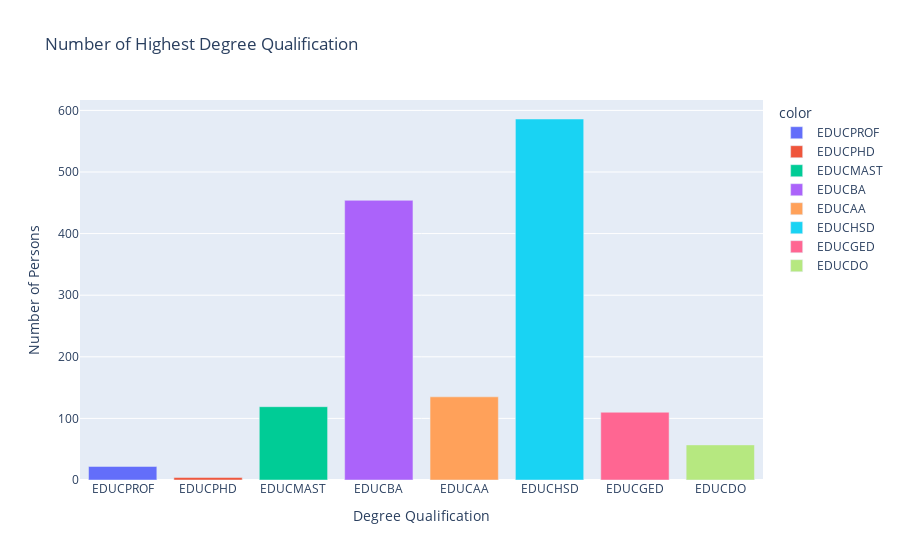

Write notebook code for a chart like this one.
### Code cell
# Bar chart of all the Degree Qualifications 
bar = px.bar(
   x = gen_degrees.index,
   y = gen_degrees.values,
   title = "Number of Highest Degree Qualification", 
   color = gen_degrees.index
)
bar.update_layout(
    xaxis_title = "Degree Qualification",
    yaxis_title = "Number of Persons"
)
bar.show()

### Figure 1 — Plotly figure (JSON) as saved in the notebook; plotly's stock layout.template omitted (floating-point values rounded to 4 significant figures)
{"data": [{"alignmentgroup": "True", "hovertemplate": "color=EDUCPROF<br>x=%{x}<br>y=%{y}<extra></extra>", "legendgroup": "EDUCPROF", "marker": {"color": "#636efa", "pattern": {"shape": ""}}, "name": "EDUCPROF", "offsetgroup": "EDUCPROF", "orientation": "v", "showlegend": true, "textposition": "auto", "type": "bar", "x": ["EDUCPROF"], "xaxis": "x", "y": [22], "yaxis": "y"}, {"alignmentgroup": "True", "hovertemplate": "color=EDUCPHD<br>x=%{x}<br>y=%{y}<extra></extra>", "legendgroup": "EDUCPHD", "marker": {"color": "#EF553B", "pattern": {"shape": ""}}, "name": "EDUCPHD", "offsetgroup": "EDUCPHD", "orientation": "v", "showlegend": true, "textposition": "auto", "type": "bar", "x": ["EDUCPHD"], "xaxis": "x", "y": [4], "yaxis": "y"}, {"alignmentgroup": "True", "hovertemplate": "color=EDUCMAST<br>x=%{x}<br>y=%{y}<extra></extra>", "legendgroup": "EDUCMAST", "marker": {"color": "#00cc96", "pattern": {"shape": ""}}, "name": "EDUCMAST", "offsetgroup": "EDUCMAST", "orientation": "v", "showlegend": true, "textposition": "auto", "type": "bar", "x": ["EDUCMAST"], "xaxis": "x", "y": [119], "yaxis": "y"}, {"alignmentgroup": "True", "hovertemplate": "color=EDUCBA<br>x=%{x}<br>y=%{y}<extra></extra>", "legendgroup": "EDUCBA", "marker": {"color": "#ab63fa", "pattern": {"shape": ""}}, "name": "EDUCBA", "offsetgroup": "EDUCBA", "orientation": "v", "showlegend": true, "textposition": "auto", "type": "bar", "x": ["EDUCBA"], "xaxis": "x", "y": [454], "yaxis": "y"}, {"alignmentgroup": "True", "hovertemplate": "color=EDUCAA<br>x=%{x}<br>y=%{y}<extra></extra>", "legendgroup": "EDUCAA", "marker": {"color": "#FFA15A", "pattern": {"shape": ""}}, "name": "EDUCAA", "offsetgroup": "EDUCAA", "orientation": "v", "showlegend": true, "textposition": "auto", "type": "bar", "x": ["EDUCAA"], "xaxis": "x", "y": [135], "yaxis": "y"}, {"alignmentgroup": "True", "hovertemplate": "color=EDUCHSD<br>x=%{x}<br>y=%{y}<extra></extra>", "legendgroup": "EDUCHSD", "marker": {"color": "#19d3f3", "pattern": {"shape": ""}}, "name": "EDUCHSD", "offsetgroup": "EDUCHSD", "orientation": "v", "showlegend": true, "textposition": "auto", "type": "bar", "x": ["EDUCHSD"], "xaxis": "x", "y": [586], "yaxis": "y"}, {"alignmentgroup": "True", "hovertemplate": "color=EDUCGED<br>x=%{x}<br>y=%{y}<extra></extra>", "legendgroup": "EDUCGED", "marker": {"color": "#FF6692", "pattern": {"shape": ""}}, "name": "EDUCGED", "offsetgroup": "EDUCGED", "orientation": "v", "showlegend": true, "textposition": "auto", "type": "bar", "x": ["EDUCGED"], "xaxis": "x", "y": [110], "yaxis": "y"}, {"alignmentgroup": "True", "hovertemplate": "color=EDUCDO<br>x=%{x}<br>y=%{y}<extra></extra>", "legendgroup": "EDUCDO", "marker": {"color": "#B6E880", "pattern": {"shape": ""}}, "name": "EDUCDO", "offsetgroup": "EDUCDO", "orientation": "v", "showlegend": true, "textposition": "auto", "type": "bar", "x": ["EDUCDO"], "xaxis": "x", "y": [57], "yaxis": "y"}], "layout": {"barmode": "relative", "legend": {"title": {"text": "color"}, "tracegroupgap": 0}, "title": {"text": "Number of Highest Degree Qualification"}, "xaxis": {"anchor": "y", "domain": [0, 1], "title": {"text": "Degree Qualification"}}, "yaxis": {"anchor": "x", "domain": [0, 1], "title": {"text": "Number of Persons"}}}}
